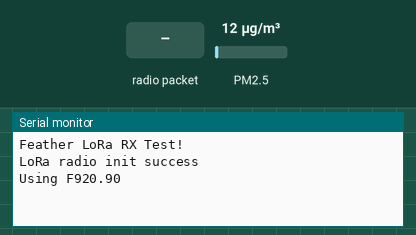
Recording of a sketch running on a simulated Arduino Zero (SAMD21). On the bench: the last lines printed to the serial monitor. The inputs (shaded band) are chosen by the test bench; at power-on: PM2.5 12 µg/m³. No radio packets arrive unless stated.

Above: at 1.3 s.
1.4 s: radio packet "1" arrives
At 7.2 s:
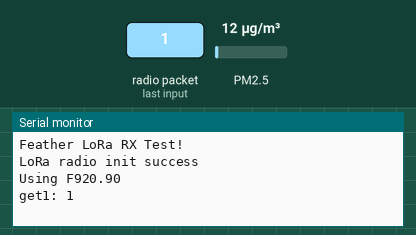
7.7 s: radio packet "0" arrives
At 12.0 s:
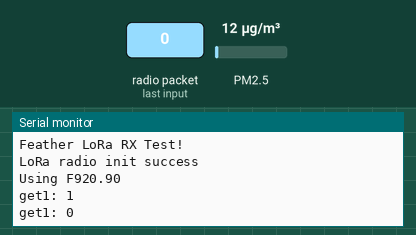

Measured:
- after the input at 1.4 s, the serial monitor: prints a new line after 4.9 s (image 1)
- after the input at 7.7 s, the serial monitor: prints a new line after 3.7 s (image 2)

The sketch:

gateway.ino
```cpp
#include <Arduino.h>   // required before wiring_private.h
#include "wiring_private.h" // pinPeripheral() function
#include <RH_RF95.h>
#include <SPI.h>
#include <PMS.h>

#define ContinueMode 0
#define PollingMode 1
//-------------------------------------------------------------------------
//lora pin
#define RFM95_CS 8
#define RFM95_RST 4
#define RFM95_INT 3
//freq
#define RF95_FREQ_1 920.9

//-------------------------------------------------------------------------
//function
String value_convert(String value);

bool runEvery(unsigned long interval);
//-------------------------------------------------------------------------
//Add Uart with sercom 0,1,2,5 (Modify variable.h for sercom2
//co
Uart Serial2(&sercom5, A5, 6, SERCOM_RX_PAD_0, UART_TX_PAD_2);
void SERCOM5_Handler()
{
    Serial2.IrqHandler();
}

//no2
Uart Serial3(&sercom1, 12, 10, SERCOM_RX_PAD_3, UART_TX_PAD_2);
void SERCOM1_Handler()
{
    Serial3.IrqHandler();
}
//so2
Uart Serial4(&sercom0, A4, A3, SERCOM_RX_PAD_1, UART_TX_PAD_0);
void SERCOM0_Handler()
{
    Serial4.IrqHandler();
}
//-------------------------------------------------------------------------
//dust
PMS pms(Serial1);
PMS::DATA data;
//lora
RH_RF95 rf95(RFM95_CS, RFM95_INT);
//-------------------------------------------------------------------------
//variable
char CO_data[50];
char NO2_data[50];
char SO2_data[50];
int dust = 0;

const uint8_t startCode[3] = {0x01,0x02,0x03};
bool txStatus[] = {true, false, false};
//-------------------------------------------------------------------------

void setup(){
  //lora init
  pinMode(RFM95_RST, OUTPUT);
  digitalWrite(RFM95_RST, HIGH);

  Serial.begin(9600);
  Serial1.begin(9600);
  Serial2.begin(9600);
  Serial3.begin(9600);
  Serial4.begin(9600);

  while(!Serial){
    delay(1);
  }
  delay(100);
//--------------------------------------------------------------------------
//tx start
  Serial.println("Feather LoRa RX Test!");

  digitalWrite(RFM95_RST, LOW);
  delay(10);
  digitalWrite(RFM95_RST, HIGH);
  delay(10);
//--------------------------------------------------------------------------
// pin definition
  //co
  pinPeripheral(6, PIO_SERCOM);
  pinPeripheral(A5, PIO_SERCOM_ALT);
  //no2
  pinPeripheral(10, PIO_SERCOM);
  pinPeripheral(12, PIO_SERCOM);
  //so2
  pinPeripheral(17ul, PIO_SERCOM_ALT);
  pinPeripheral(18ul, PIO_SERCOM_ALT);
  //pms
  pinPeripheral(1, PIO_SERCOM_ALT);
  pinPeripheral(0, PIO_SERCOM_ALT);
//---------------------------------------------------------------------------
//pms mode
  pms.passiveMode();
  //pms.activeMode();
//---------------------------------------------------------------------------
//lora setting
  while(!rf95.init()){
    Serial.println("LoRa radio init failed");
    while(1);
  }
  Serial.println("LoRa radio init success");

  if (!rf95.setFrequency(RF95_FREQ_1)) {
    Serial.println("setFrequency failed");
    while(1);
  }
  Serial.print("Using F"); Serial.println(RF95_FREQ_1);

  rf95.setTxPower(23, false);
}

void loop(){
  if(runEvery(5000)){
    pms.requestRead();

    if(pms.readUntil(data)){
      dust = data.PM_AE_UG_2_5;
    }

    #if PollingMode
      Serial2.write('\r');
      Serial3.write('\r');
      Serial4.write('\r');
      delay(1000);
    #else
      delay(100);
    #endif

    int i = 0;
    while (Serial2.available()){
       CO_data[i] = Serial2.read();
       i++;
    }
    i = 0;
    while (Serial3.available()){
      NO2_data[i] = Serial3.read();
      i++;
    }
    i = 0;
    while (Serial4.available()){
      SO2_data[i] = Serial4.read();
      i++;
    }
    delay(100);

    String str_co_data = "";
    String str_no2_data = "";
    String str_so2_data = "";

    for(int j = 12; j < 18; j++){
       str_co_data += CO_data[j];
       str_no2_data += NO2_data[j];
       str_so2_data += SO2_data[j];
    }
//-------------------------------------------------------------------------
//dust data, ppb data extraction
    String dustData, coPPB, no2PPB, so2PPB, allData;

    dustData = String(dust);
    coPPB = value_convert(str_co_data);
    no2PPB = value_convert(str_no2_data);
    so2PPB = value_convert(str_so2_data);

    allData = dustData + ' ' + coPPB + ' ' + no2PPB + ' ' + so2PPB;
//-------------------------------------------------------------------------

    for(uint8_t i = 0; i < 3; i++){
      if(txStatus[i]){
        rf95.send(&startCode[i], 1);
        rf95.waitPacketSent();

        if(rf95.available()){
          uint8_t buf[RH_RF95_MAX_MESSAGE_LEN];
          uint8_t len = sizeof(buf);

          if(rf95.recv(buf, &len)){
            String str_Data = "";
            for(uint8_t j = 0; j < len; j++){
              str_Data += (char)buf[j];
            }
            Serial.print("get");
            Serial.print(i+1);
            Serial.print(": ");
            Serial.println(str_Data);
            delay(10);
          }
        }
        txStatus[i] = false;
        txStatus[(i+1)%3] = true;
      }
      delay(100);
    }
  }
  delay(100);
}
//-------------------------------------------------------------------------
//function definition
String value_convert(String value){
  int start = value.indexOf(',') + 1; // 시작 인덱스
  int end = value.indexOf(',', start); // 끝 인덱스

  // 쉼표와 쉼표 사이의 값
  String con_value = value.substring(start, end);
  //int convalue = con_value.toInt();
  return con_value;
}

bool runEvery(unsigned long interval){
  static unsigned long previousMillis = 0;
  unsigned long currentMillis = millis();

  if (currentMillis - previousMillis >= interval){
    previousMillis = currentMillis;
    return true;
  }
  return false;
}
```
